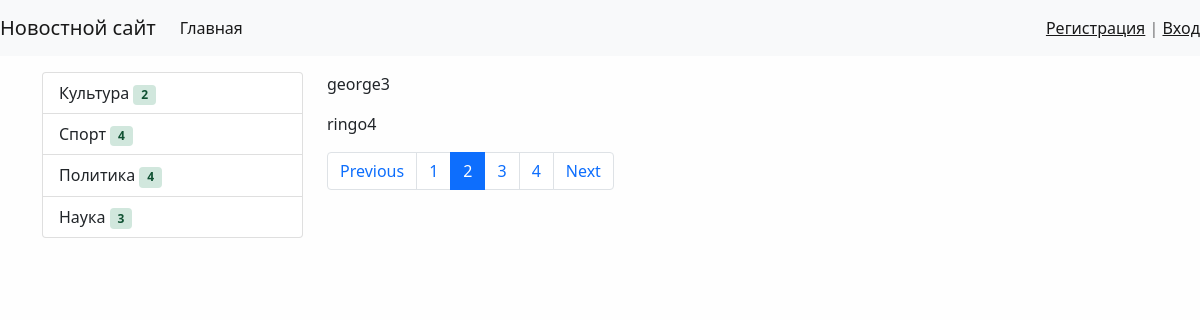
Page /test/?page=2 on the committed database.
### news/models.py (models this page shows, shortened)
class Category(models.Model):
    title = models.CharField(max_length=150, db_index=True, verbose_name='Наименование категории')
    def get_absolute_url(self):
        return reverse('category', kwargs={"category_id": self.pk})
    class Meta:
        verbose_name = 'Категория'  # наименование модели в единственном числе
        verbose_name_plural = 'Категории'
        ordering = ['title']

### news/views.py (the view)
# urls.py: path('test/', test, name='test'),
def test(request):
    objects = ['john1', 'paul2', 'george3', 'ringo4', 'john5', 'paul6', 'george7']
    paginator = Paginator(objects, 2)
    page_num = request.GET.get('page', 1)
    page_objects = paginator.get_page(page_num)
    return render(request, 'news/test.html', {'page_obj': page_objects})

### news/templatetags/news_tags.py (called while the page is built)
@register.inclusion_tag('news/list_categories.html')
def show_categories():
    categories = Category.objects.annotate(cnt=Count('news', filter=F('news__is_published'))).filter(cnt__gt=0)
    return {'categories': categories}

### news/templates/news/test.html (shortened to what this page needs)
{% extends 'base.html' %}
{% block sidebar %}
{% include 'inc/_sidebar.html' %}
{% endblock %}
{% block content %}
{% for name in page_obj.object_list %}
<p>{{ name }}</p>
{% endfor %}
{% endblock %}

### news/templates/news/list_categories.html
<div class="list-group">
    {% for item in categories %}
    <a href="{{ item.get_absolute_url }}" class="list-group-item
                 list-group-item-action">{{ item.title }}
        <span class="badge badge-primary badge-pill alert-success">{{ item.cnt }}</span>
    </a>
    {% endfor %}
</div>

### mysite/static/css/style.css (style rules this page uses)
body { background-color: #fefefe; }

### rows in the picture
Category: title "Культура", cnt "2"
Category: title "Спорт", cnt "4"
Category: title "Политика", cnt "4"
Category: title "Наука", cnt "3"

### other values in the picture
{{ name }} "george3" "ringo4"
{{ p }} "1" "3" "4"
{{ p }} "2"
